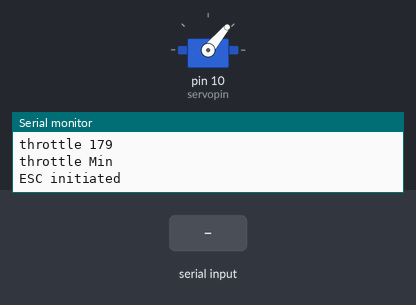
This sketch was run on a simulated Arduino Uno, built with avr-gcc and run on an emulated ATmega328P. On the bench: servo, the last lines printed to the serial monitor. The inputs (shaded band) are chosen by the test bench.

Above: at 14.2 s.
14.3 s: "90,45\n" received over Serial
At 15.2 s:
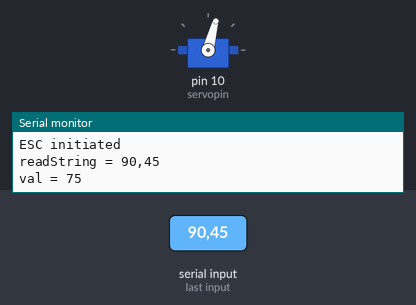
15.8 s: "30,150\n" received over Serial
At 16.3 s:
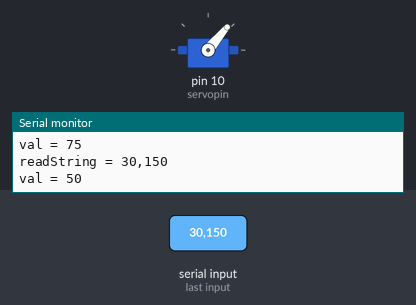
18.8 s: "90\n" received over Serial
At 19.7 s:
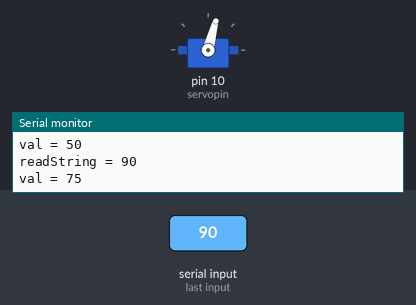
Timing chart, 0 to 21.3 s (numbered marks = the images above; inputs shaded):
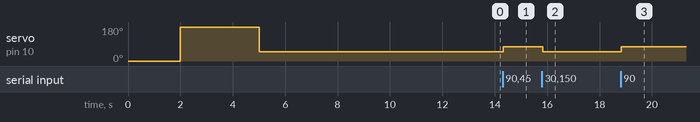

Measured:
- after the input at 14.3 s, servo on pin 10 (servopin): 50° → 75° at once
- after the input at 15.8 s, servo on pin 10 (servopin): 75° → 50° at once
- after the input at 18.8 s, servo on pin 10 (servopin): 50° → 75° at once

The sketch:

esc_control.ino
```cpp
#include <Servo.h>

Servo esc;  // create servo object to control a servo

int val = 0;    // variable to read the value from the analog pin
int servopin = 10;
int escMax = 75;
int escMin = 50;
String readString;

void setup()
{
  esc.attach(servopin);  // attaches the servo on the servopin to the servo object
  Serial.begin(9600);        // initialize serial communication at 9600 bits per second:
  initESC();
}

void loop()
{
  esc.write(val);                  // sets the servo position according to the scaled value
  delay(15);                           // waits for the servo to get there

  while (Serial.available()) {
    char c = Serial.read();  //gets one byte from serial buffer
    readString += c; //makes the string readString
    delay(2);  //slow looping to allow buffer to fill with next character
  }

  if (readString.length() >0) {
    Serial.println("readString = " + readString);  //so you can see the captured string
    delay(2);
    val = readString.toInt();
    val = trimSignal(val);
    delay(2);
    Serial.print("val = ");
    Serial.println(val, DEC);
    readString = "";
  }
}

void initESC()
{
  Serial.println("initiating ESC");
  Serial.println("throttle 0");
  esc.write(0);
  delay(2000);
  Serial.println("throttle 179");
  esc.write(179);
  delay(3000);
  Serial.println("throttle Min");
  esc.write(escMin);
  delay(8000);
  val = escMin;
  Serial.println("ESC initiated");
}

int trimSignal(int inputSignal) {
  if (inputSignal > escMax) {
    inputSignal = escMax;
  }
  else if (inputSignal < escMin) {
    inputSignal = escMin;
  }
  return inputSignal;
}
```
